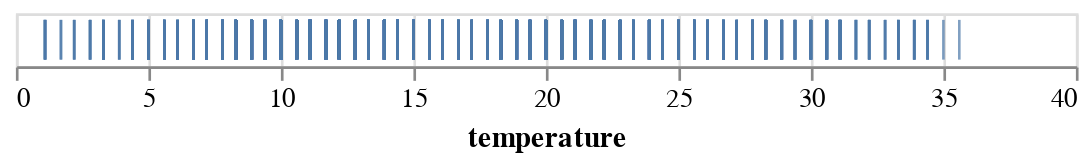

Here is the notebook cell this chart was saved with:
### Markdown cell above
### Tick Plot

### Code cell
show(
    data(["temperature"]),
    {
        "view": [
            {
                "mark": [
                    {
                        "type": "tick",
                        "encoding": [{"channel": "x", "field": "temperature"}],
                    }
                ],
                "scale": [{"channel": "x", "type": "linear"}],
            }
        ]
    },
)

### Figure 1 — Vega-Lite specification as saved in the notebook (floating-point values rounded to 4 significant figures; data arrays with more than 128 entries replaced by an {"elided": "..."} marker saying what was removed)
{"config": {"view": {"continuousWidth": 400, "continuousHeight": 300}}, "data": {"name": "data-4320e9365fc008a7116fce3f257ae0ca"}, "mark": "tick", "encoding": {"x": {"field": "temperature", "scale": {"type": "linear"}, "type": "quantitative"}}, "$schema": "https://vega.github.io/schema/vega-lite/v4.17.0.json", "datasets": {"data-4320e9365fc008a7116fce3f257ae0ca": {"elided": "1456 records"}}}
